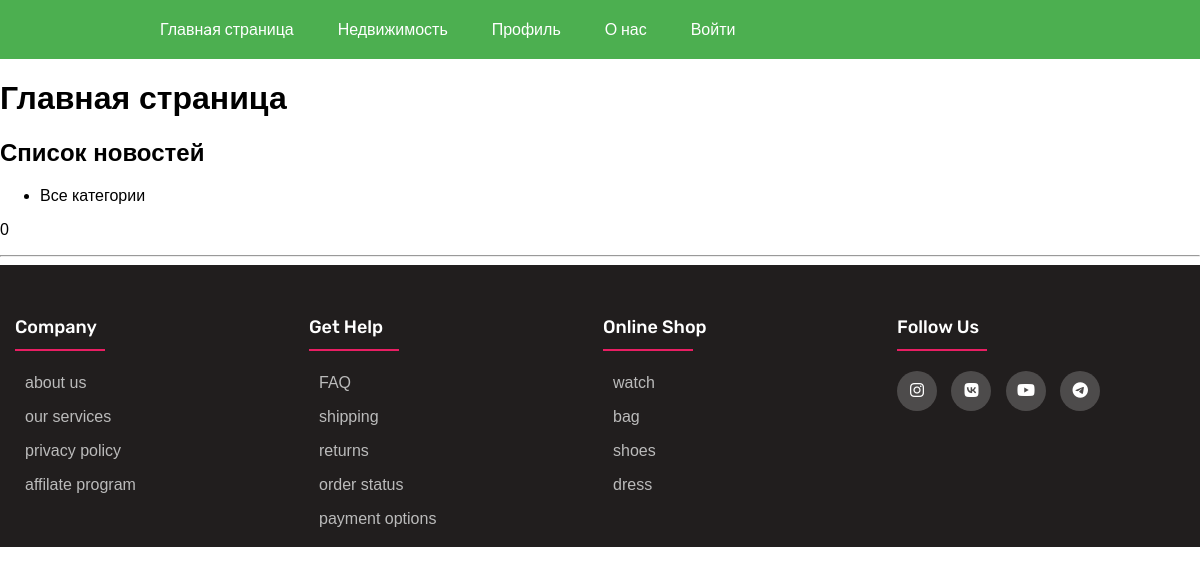
/, run on an earlier commit of the app's database.
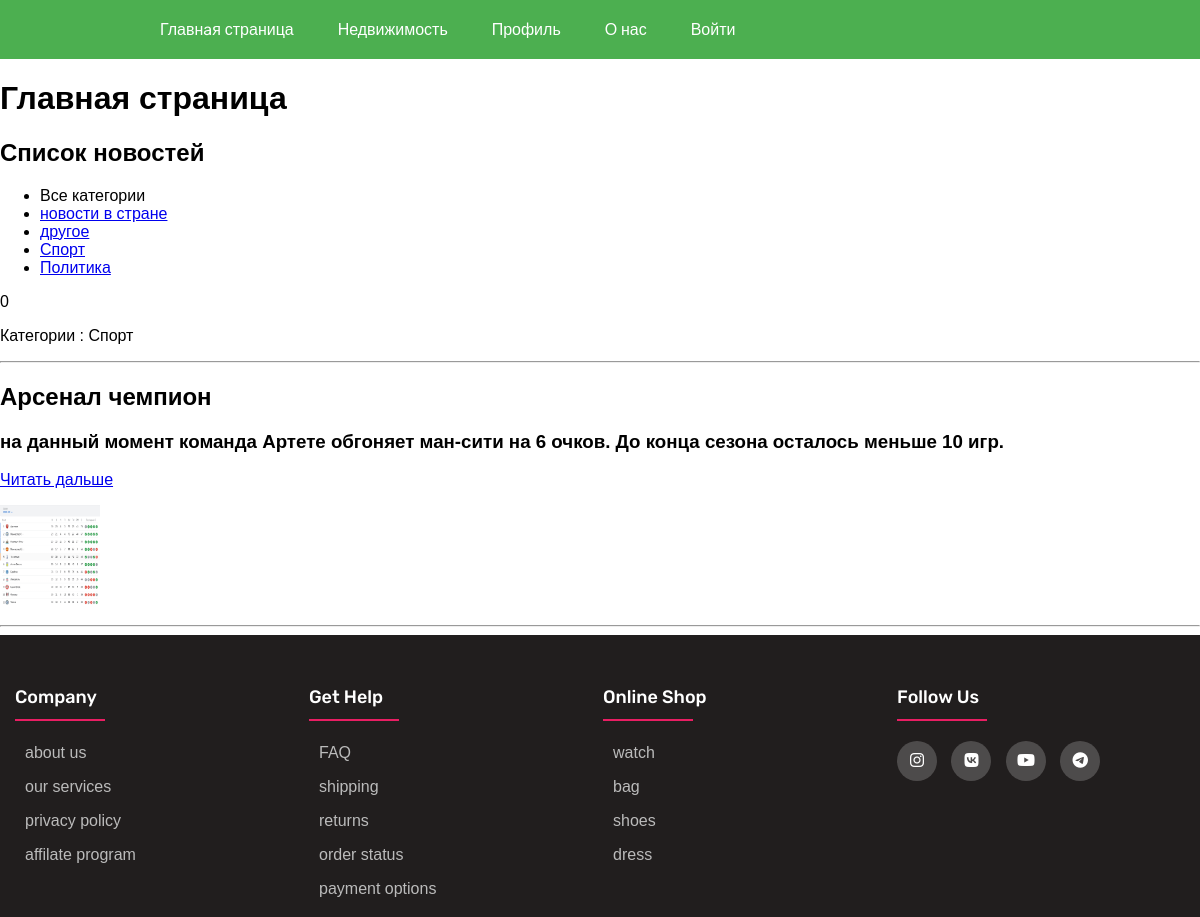
And on a later commit of the database.
### news/models.py (models this page shows, shortened)
class Category(models.Model):
    name = models.CharField(max_length=100, db_index=True, verbose_name="Название")
    description = models.TextField(verbose_name="Описание")
    slug = models.SlugField(max_length=255, unique=True, db_index=True, verbose_name='URL')
    def __str__(self):
        return self.name
    def get_absolute_url(self):
        return reverse('category', kwargs={'category_slug': self.slug})
    class Meta:
        verbose_name = 'Категория новости'
        verbose_name_plural = 'Категории новостей'
        ordering = ['-name']  # обратное направление

class News(models.Model):
    title = models.CharField(max_length=100, verbose_name='Заголовок')
    content = models.TextField(blank=True, verbose_name='Контен')
    slug = models.SlugField(max_length=255, unique=True, db_index=True, verbose_name='URL')
    created_at = models.DateTimeField(auto_now_add=True, verbose_name='Дата создания')
    updated_at = models.DateTimeField(auto_now=True, verbose_name='Дата редактирования ')
    photo = models.ImageField(upload_to='photos/%Y/%m/%d/', verbose_name='Фотография')
    ispublic = models.BooleanField(default=True, verbose_name='Публикация')
    category = models.ForeignKey('Category', on_delete=models.PROTECT, null=True)
    def get_absolute_url(self):
        return reverse('post', kwargs={'post_slug': self.slug})  # абслоютная ссылка
    class Meta:  # админка
        verbose_name = 'Новость'
        verbose_name_plural = 'Новости'
        ordering = ['title']

### news/views.py (the view)
# urls.py: path('', index, name='home'),
def index(request):
    category = Category.objects.all()
    posts = News.objects.all()
    context = {'title': 'Главная страница',
               'menu': menu,
               'posts': posts,
               'category': category,
               'category_selected': 0,
               }
    return render(request, 'news/index.html', context=context)

### news/templates/news/index.html
{% extends 'news/base.html' %}
{%block content %}
<h2> Список новостей</h2>
<div class="news">
    <div class="nav_news_block">
        <ul class="nav_news">
            {%if category_selected == 0 %}
            <li class="selected"> Все категории</li>
            {%else%}
            <li><<a href="{%url 'home'%}"> Все категории</a></li>
            {%endif%}
        {%for c in category%}
            {%if c.slug == category_selected  %}
            <li class="selected">{{c.name}}</li>
            {% else %}
            <li><a href="{{c.get_absolute_url}}">{{c.name}}</a></li>
            {%endif%}
        {%endfor%}
        </ul>
        <p>{{category_selected}}</p>
    </div>
    {%for post in posts %}
    <div class="text_news">
        <p class="category_news">Категории : {{post.category}}</p>
        <hr>
        <h2>{{post.title}}</h2>
        {%autoescape on%}
        <h3>{{post.content|truncatewords:50}}</h3>
        {%endautoescape%}
        <a href="{{ post.get_absolute_url}}" class="red_news">Читать дальше </a>
    </div >
    <div class="block_img_news">
    {%if post.photo%}
        <p><img  class="img_news" src="{{post.photo.url}}" width="100" height="100"></p>
    </div>
    {%endif%}
    {%endfor%}
    <hr>
</div>
{%endblock content%}

### news/templates/news/base.html (shortened to what this page needs)
{% load static %}
<!DOCTYPE html>
<html lang="en">
<head>
    <link type="text/css" href="{% static 'news/css/styles.css' %}" rel="stylesheet">
    <link type="text/css" href="{% static 'news/css/real_estate_styles.css' %}" rel="stylesheet">
    <link type="text/css" rel="stylesheet" href="https://cdnjs.cloudflare.com/ajax/libs/font-awesome/6.3.0/css/all.min.css" >
    <link rel="stylesheet" href="https://cdn.jsdelivr.net/npm/@fortawesome/fontawesome-free@6.2.1/css/fontawesome.min.css"
>
</head>
<body>
    {% block mainmenu%}
    <nav class="topnav" >
        <ul id="menu" >
        {%for m in menu %}
            <li><a href="{% url m.url_name %}" class="active">{{m.title_menu}}</a></li>
        {%endfor%}
        </ul>
    </nav>
    <h1> {{title}}</h1>
    {% endblock mainmenu %}
    {%block content%}
    {%endblock content%}
    {% block footer%}
    <footer class="footer">
        <div class="footer-container">
            <div class="footer-row">
                <div class = "footer-col">
                    <h4>company</h4>
                    <ul>
                        <li> <a href="#">about us</a></li>
                        <li> <a href="#">our services</a></li>
                        <li> <a href="#">privacy policy</a></li>
                        <li> <a href="#">affilate program</a></li>
                    </ul>
                </div>
                <div class = "footer-col">
                    <h4>get help</h4>
                    <ul>
                        <li> <a href="#">FAQ</a></li>
                        <li> <a href="#">shipping</a></li>
                        <li> <a href="#">returns</a></li>
                        <li> <a href="#">order status</a></li>
                        <li> <a href="#">payment options</a></li>
                    </ul>
                </div>
                <div class = "footer-col">
                    <h4>online shop</h4>
                    <ul>
                        <li> <a href="#">watch</a></li>
                        <li> <a href="#">bag</a></li>
                        <li> <a href="#">shoes</a></li>
                        <li> <a href="#">dress</a></li>
                    </ul>
                </div>
                <div class = "footer-col">
                    <h4>follow us</h4>
                    <div class="social-links">
                         <a href="#"><i class="fab fa-instagram"></i></a>
                         <a href="#"><i class="fab fa-vk"></i></a>
                         <a href="#"><i class="fab fa-youtube"></i></a>
                         <a href="#"><i class="fab fa-telegram"></i></a>
                    </div>
                </div>
            </div>
        </div>
    </footer>
    {% endblock footer%}
</body>
</html>

### news/static/news/css/styles.css (style rules this page uses)
body { padding: 0; margin: 0; font-family: sans-serif; }
.topnav { width: 100%; font-family: 'Rubik', sans-serif; background-color: #4CAF50; }
.topnav ul { width : 80%; margin: 0 auto; padding 0; }
.topnav ul li { list-style: none; display: inline-block; padding: 20px; }
.topnav ul li a { color: #fff; text-decoration : none; }
.footer-container { max-width: 1470px; margin: auto; line-height: 1.5; }
.footer { margin: 0; padding: 25px 0 0 0; background-color: rgb(33, 30, 30); box-sizing: border-box; }
.footer-row { display: flex; flex-wrap: wrap; }
.footer-col { width: 22%; padding: 0 15px; }
.footer-col ul { list-style: none; }
.footer-col h4 { font-size: 18px; color: rgb(255, 255, 255); text-transform: capitalize; margin-bottom: 30px; font-family: 'Rubik', sans-serif; font-weight: 500; position: relative; }
.footer-col h4::before { content: ''; position: absolute; left:0; bottom: -10px; background-color: #e91e63; height: 2px; box-sizing: border-box; width: 90px; }
.footer-col ul li:not(:last-child) { margin-bottom: 10px; }
.footer-col ul li a { margin: 0 0 0 -30px; text-align: left; font-size: 16px; color: #ffffff; text-decoration:none; font-weight: 300; color: #bbb; display: block; width: 75%; transform: all 0.3s ease; }
.footer-col .social-links a { display: inline-block; height: 40px; width: 40px; background-color: rgba(255, 255, 255, 0.2); margin: 0 10px 10px 0; text-align: center; line-height: 40px; border-radius: 50%; color: #ffffff; transform: all 0.5s ease; }

What changed in the data, as far as the page shows it:
added Category: name "новости в стране"
added Category: name "другое"
added Category: name "Спорт"
added Category: name "Политика"
added News: category "Спорт", title "Арсенал чемпион", content "на данный момент команда Артете обгоняет ман-сити на 6 очков. До конца сезона осталось меньше 10 игр.", photo (picture)
